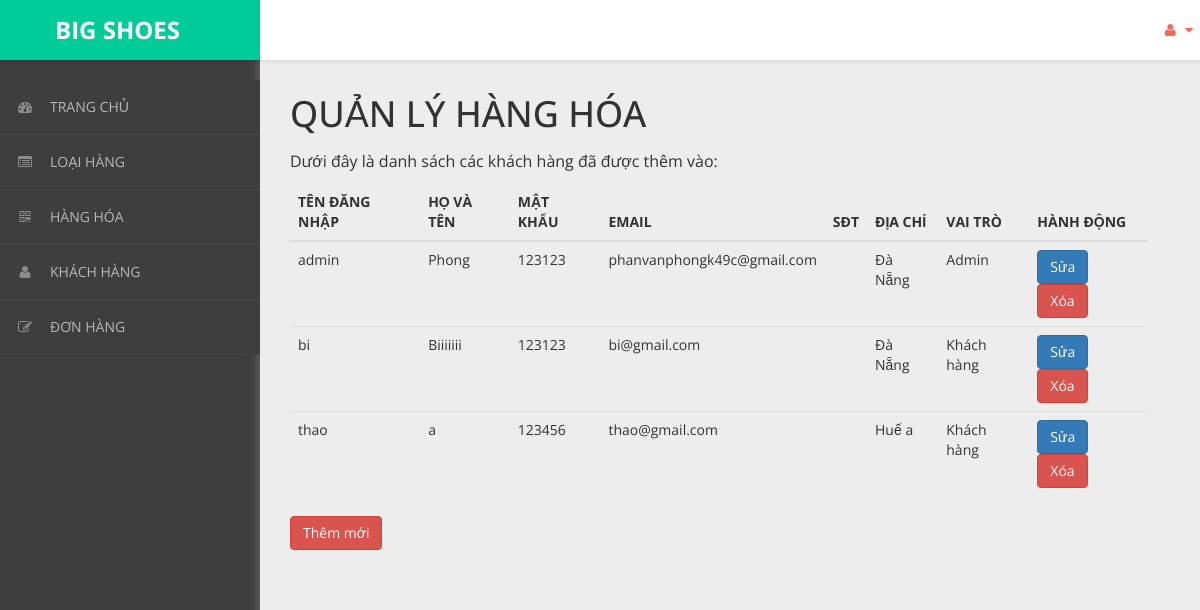
The app's page /admin/content/khach-hang/khach-hang-list.php with its own data.
### tables this page shows
CREATE TABLE `khach_hang` (
  `ma_kh` varchar(50) NOT NULL,
  `ho_ten` varchar(50) NOT NULL,
  `mat_khau` varchar(50) NOT NULL,
  `email` varchar(50) NOT NULL,
  `dia_chi` varchar(50) NOT NULL,
  `vai_tro` int(11) NOT NULL DEFAULT 0
);

### admin/dao/pdo.php (called while the page is built, shortened)
<?php
    function pdo_get_connection(){
        $pdo = new PDO("mysql:host=localhost;dbname=bigshoes",'root','');
        $pdo->setAttribute(PDO::ATTR_ERRMODE, PDO::ERRMODE_EXCEPTION);
        return $pdo;
    }
    function pdo_query($sql){
        $sql_args = array_slice(func_get_args(),1);
        try{
            $conn = pdo_get_connection();
            $stmt = $conn ->prepare($sql);
            $stmt -> execute($sql_args);
            $rows = $stmt -> fetchAll();
            return $rows;
        }catch(PDOException $e){
            throw $e;
        }finally{
            unset($conn);
        }
    }
    ?>

### admin/dao/khach-hang.php (called while the page is built, shortened)
<?php
    require_once ('pdo.php');
    function khach_hang_select_all(){
        $sql = "SELECT * FROM khach_hang";
        return pdo_query($sql);
    }

### admin/content/khach-hang/khach-hang-list.php (the view, shortened to what this page needs)
<!DOCTYPE html>
<html xmlns="http://www.w3.org/1999/xhtml">
<head>
    <link href="../../../css/admin/css/bootstrap.css" rel="stylesheet" />
    <link href="../../../css/admin/css/font-awesome.css" rel="stylesheet" />
    <link href="../../../css/admin/css/custom-styles.css" rel="stylesheet" />
</head>
<body>
    <div id="wrapper">
        <nav class="navbar navbar-default top-navbar" role="navigation">
            <div class="navbar-header">
                <a class="navbar-brand" href="../../../../bigshoes/trang-chinh/" style="background:#00CC99;">
                    <strong style="margin-left: 40px;">BIG SHOES</strong></a>
            </div>
            <ul class="nav navbar-top-links navbar-right">
                <li class="dropdown">
                    <a class="dropdown-toggle" data-toggle="dropdown" href="#" aria-expanded="false">
                        <i class="fa fa-user fa-fw"></i> <i class="fa fa-caret-down"></i>
                    </a>
                </li>
            </ul>
        </nav>
        <nav class="navbar-default navbar-side" role="navigation">
            <div class="sidebar-collapse">
                <ul class="nav" id="main-menu">
                    <li>
                        <a href="../thong-ke/thong-ke-list.php"><i class="fa fa-dashboard"></i>TRANG CHỦ</a>
                    </li>
                    <li>
                        <a href="../loai-hang/loai-hang-list.php"><i class="fa fa-list-alt" aria-hidden="true"></i>LOẠI HÀNG</a>
                    </li>
                    <li>
                        <a href="../hang-hoa/hang-hoa-list.php"><i class="fa fa-qrcode"></i>HÀNG HÓA</a>
                    </li>
                    <li>
                        <a href="../khach-hang/khach-hang-list.php"><i class="fa fa-user"></i>KHÁCH HÀNG</a>
                    </li>
                    <li>
                        <a href="../hoa-don/hoa-don-list.php"><i class="fa fa-edit"></i>ĐƠN HÀNG</a>
                    </li>
                </ul>
            </div>
        </nav>
        <div id="page-wrapper">
            <div class="header">
                <div class="page-header">
                    <h1>QUẢN LÝ HÀNG HÓA</h1>
                    <p>Dưới đây là danh sách các khách hàng đã được thêm vào: </p>
                    <?php
                    require_once('../../dao/khach-hang.php');
                    $items = khach_hang_select_all();
                    ?>
                    <table class="table table-hover">
                        <thead>
                            <tr>
                                <th>TÊN ĐĂNG NHẬP</th>
                                <th>HỌ VÀ TÊN</th>
                                <th>MẬT KHẨU</th>
                                <th>EMAIL</th>
                                <th>SĐT</th>
                                <th>ĐỊA CHỈ</th>
                                <th>VAI TRÒ</th>
                                <th>HÀNH ĐỘNG</th>
                            </tr>
                        </thead>
                        <tbody>
                            <?php foreach ($items as $item) {
                                extract($item);
                            ?>
                                <tr>
                                    <td><?= $ma_kh ?></td>
                                    <td><?= $ho_ten ?></td>
                                    <td><?= $mat_khau ?></td>
                                    <td><?= $email ?></td>
                                    <td><?= $sdt ?></td>
                                    <td><?= $dia_chi ?></td>
                                    <td><?php if ($vai_tro == 0) {
                                            echo "Khách hàng";
                                        } else {
                                            echo "Admin";
                                        } ?></td>
                                    <td>
                                        <a href="khach-hang-update.php?ma_kh=<?= $ma_kh ?>"><button class="btn btn-primary">Sửa</button></a>
                                        <a onclick="return confirm('Bạn có chắc chắn muốn xóa ?')" href="khach-hang-delete.php?ma_kh=<?= $ma_kh ?>"><button class="btn btn-danger">Xóa</button></a>
                                    </td>
                                </tr>
                            <?php } ?>
                        </tbody>
                    </table>
                    <a href="../khach-hang/khach-hang-new.php"><button class="btn btn-danger">Thêm mới</button></a>
                </div>
            </div>
        </div>
    </div>
</body>
</html>

### css/admin/css/custom-styles.css (style rules this page uses)
body { font-family: 'Open Sans', sans-serif; background: #3E3E3E; }
#wrapper { width: 100%; }
#page-wrapper { padding: 15px 15px; min-height: 600px; background: #EDEDED; }
h1, .h1, h2, .h2, h3, .h3 { margin-top: 7px; margin-bottom: -5px; }
p { font-size:16px; line-height:25px; padding-top:20px; }
.navbar-side { z-index: 0; }
.navbar-side .nav > li > a > i { color: #8C8C8C;padding: 8px;width: 30px;text-align: center; }
.top-navbar { position: fixed; width: 100%; z-index: 300; -webkit-box-shadow: 0 3px 3px rgba(0, 0, 0, 0.05); -moz-box-shadow: 0 3px 3px rgba(0, 0, 0, 0.05); box-shadow: 0 3px 3px rgba(0, 0, 0, 0.05); }
.navbar-side { z-index: 1; position: fixed; width: 260px; top: 80px; }
#page-wrapper { position: relative; top: 55px; box-shadow: 0 0 10px #757575; -moz-box-shadow: 0 0 10px #757575; -webkit-box-shadow: 0 0 10px #757575; }
.page-header { margin: 0;border-bottom: 1px solid transparent;text-align: left;background-color: rgb(237, 237, 237);padding: 32px 22px 32px 0;color: #323232; }
.header { margin: 0 30px; }
.top-navbar { margin:0px; }
.top-navbar .navbar-brand { color: #fff;width: 260px;text-align: left;height: 60px;font-size: 24px;font-weight: 700;line-height: 30px;background: #F36A5A; }
.top-navbar .nav > li { position: relative; display: inline-block; margin: 0px; padding: 0px; }
.top-navbar .nav > li > a { position: relative; display: block; padding: 20px;color: #FFFFFF; margin: 0px; }
.sidebar-collapse , .sidebar-collapse .nav { background:none; }
.sidebar-collapse .nav { padding:0; }
.sidebar-collapse .nav > li > a { color: #B8B8B8; background:transparent; text-shadow:none; font-size: 14px; }
.sidebar-collapse > .nav > li > a { padding: 12px 10px; }
.sidebar-collapse > .nav > li { border-bottom: 1px solid rgba(107, 108, 109, 0.19); }
.navbar-side { border:none; background: #3E3E3E; }
.top-navbar { background: #FFFFFF; border-bottom:none; }
.top-navbar .nav > li > a > i { margin-right: 2px; }
.navbar-default { border:0px solid black; }
.navbar-header { background: transparent; }
.nav > li > a > i { margin-right:10px; color: rgb(243, 106, 90); }
@media (min-width:768px) { #page-wrapper { margin: 0 0 0 260px; padding: 0; min-height: 1200px; } }
@media (min-width:768px) { .navbar-side { width: 260px; z-index: 1; } }
@media (min-width:768px) { .navbar { border-radius: 0px; } }

### records on screen
khach_hang: ma_kh "admin", ho_ten "Phong", mat_khau "123123", email "phanvanphongk49c@gmail.com", dia_chi "Đà Nẵng", vai_tro "Admin"
khach_hang: ma_kh "bi", ho_ten "Biiiiiii", mat_khau "123123", email "bi@gmail.com", dia_chi "Đà Nẵng", vai_tro "Khách hàng"
khach_hang: ma_kh "thao", ho_ten "a", mat_khau "123456", email "thao@gmail.com", dia_chi "Huế a", vai_tro "Khách hàng"
